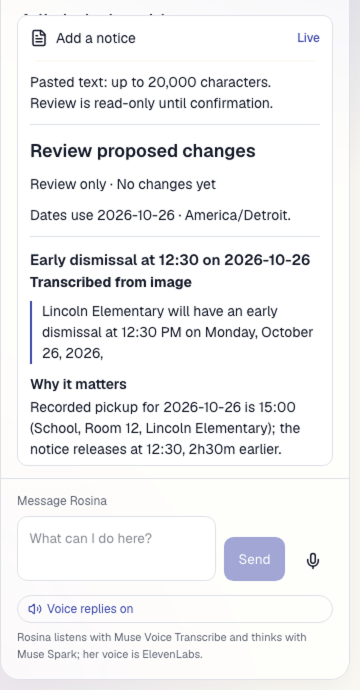
#> input picture docs/assets/readme/notice-review.png, 720 x 1380 px (shown at 1/2 size)
$ python build_replay.py
#> lines starting #> are read from the running program, lines starting #| are printed output that depends on the picture
"""Two-state, labeled replay from committed live browser captures only.

Requires Pillow. Source frames: web/evidence/notice-plan/live-2026-11-02/.
No generated UI state and no claim of completed pickup.
"""
from pathlib import Path
from PIL import Image, ImageDraw, ImageFont

root = Path(__file__).resolve().parents[3]
out = Path(__file__).parent
font = ImageFont.truetype('/System/Library/Fonts/Supplemental/Arial.ttf', 18)
frames = []
for filename, label in [('notice-review.png', '1  PARENT REVIEW'), ('notice-result.png', '2  REQUEST RECORDED')]:
    source = Image.open(out / filename).convert('RGB').resize((360, 690), Image.Resampling.LANCZOS)
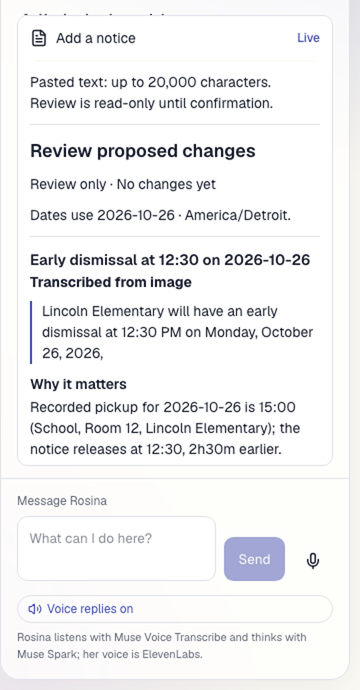
#> source: PIL image 360x690 RGB; mean R, G, B 240.9, 241, 241.9
    frame = Image.new('RGB', (360, 732), '#4654AD')
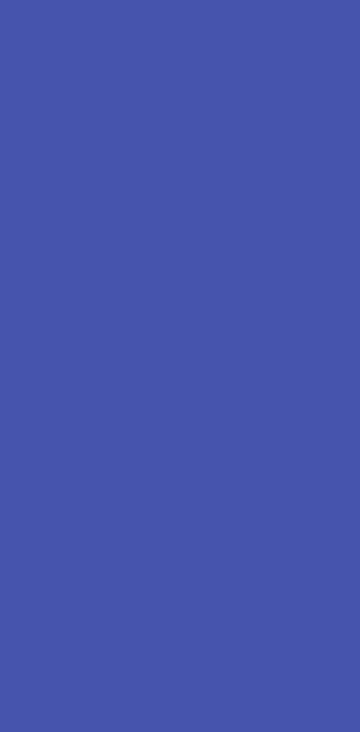
#> frame: PIL image 360x732 RGB; mean R, G, B 70, 84, 173
    frame.paste(source, (0, 42))
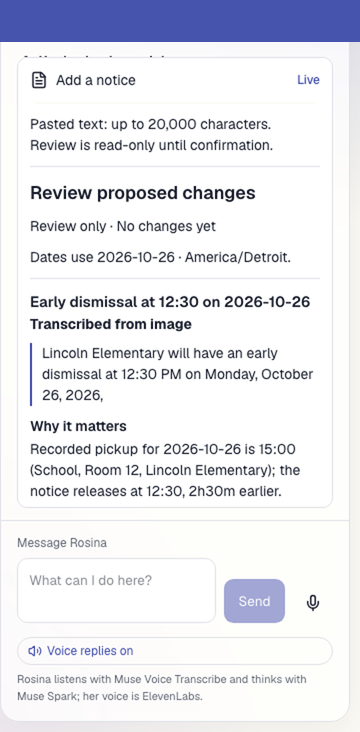
#> frame: PIL image 360x732 RGB; mean R, G, B 231.1, 232, 237.9
    ImageDraw.Draw(frame).text((16, 11), label, fill='white', font=font)
    frames.append(frame)
#> pass 2 of the loop `for filename, label in [('notice-review.png', '1  PARENT REVIEW'), ('n..`:
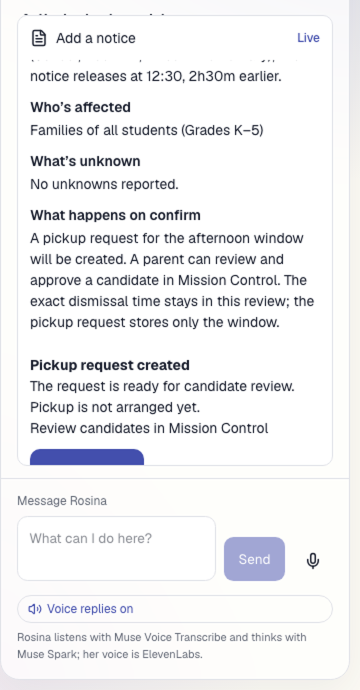
#> input picture docs/assets/readme/notice-result.png, 720 x 1380 px (shown at 1/2 size)
#> `source = Image.open(out / filename).convert('RGB').resize((360, 690), ..`:
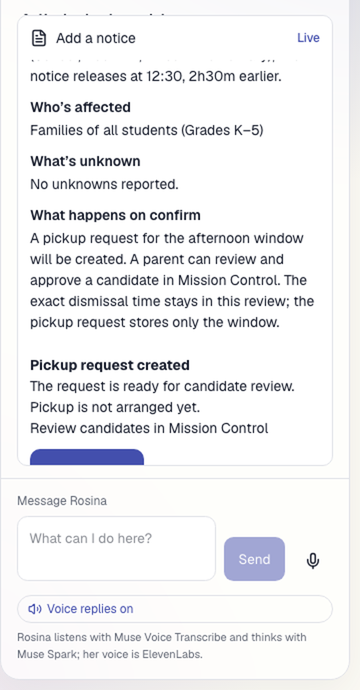
#> source: PIL image 360x690 RGB; mean R, G, B 239.8, 240, 241.5
#> `frame.paste(source, (0, 42))`:
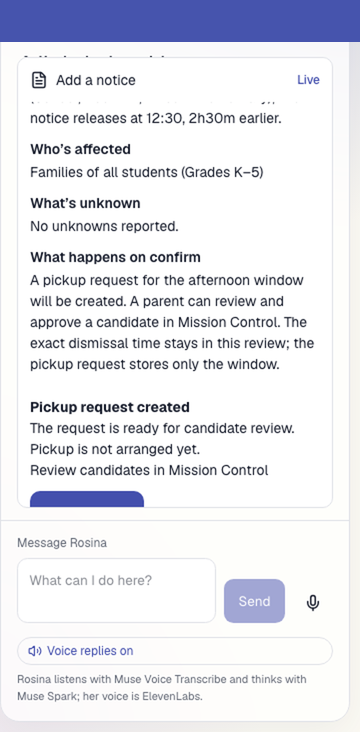
#> frame: PIL image 360x732 RGB; mean R, G, B 230.1, 231, 237.6
frames[0].save(out / 'notice-replay.gif', save_all=True, append_images=frames[1:], duration=[3000, 3000], loop=0, optimize=True)
